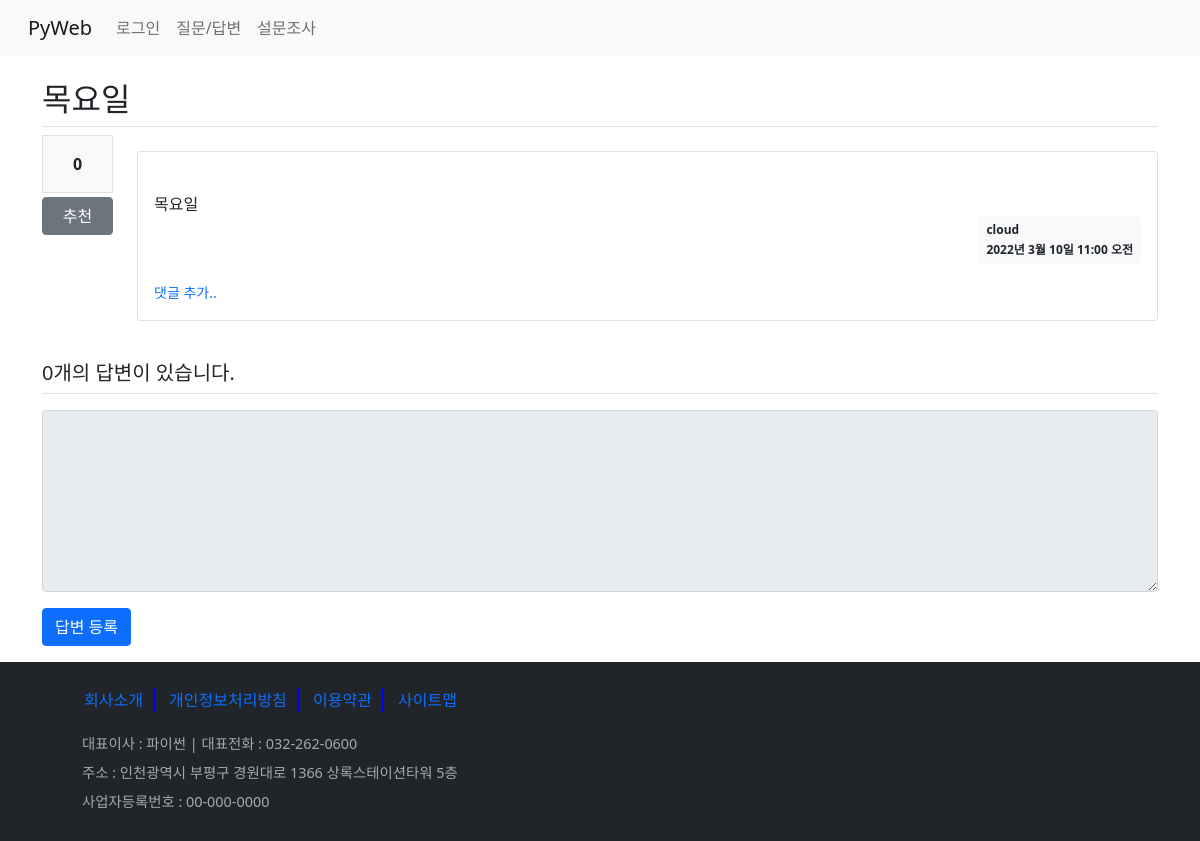
Page /board/24/ on the earlier database version.
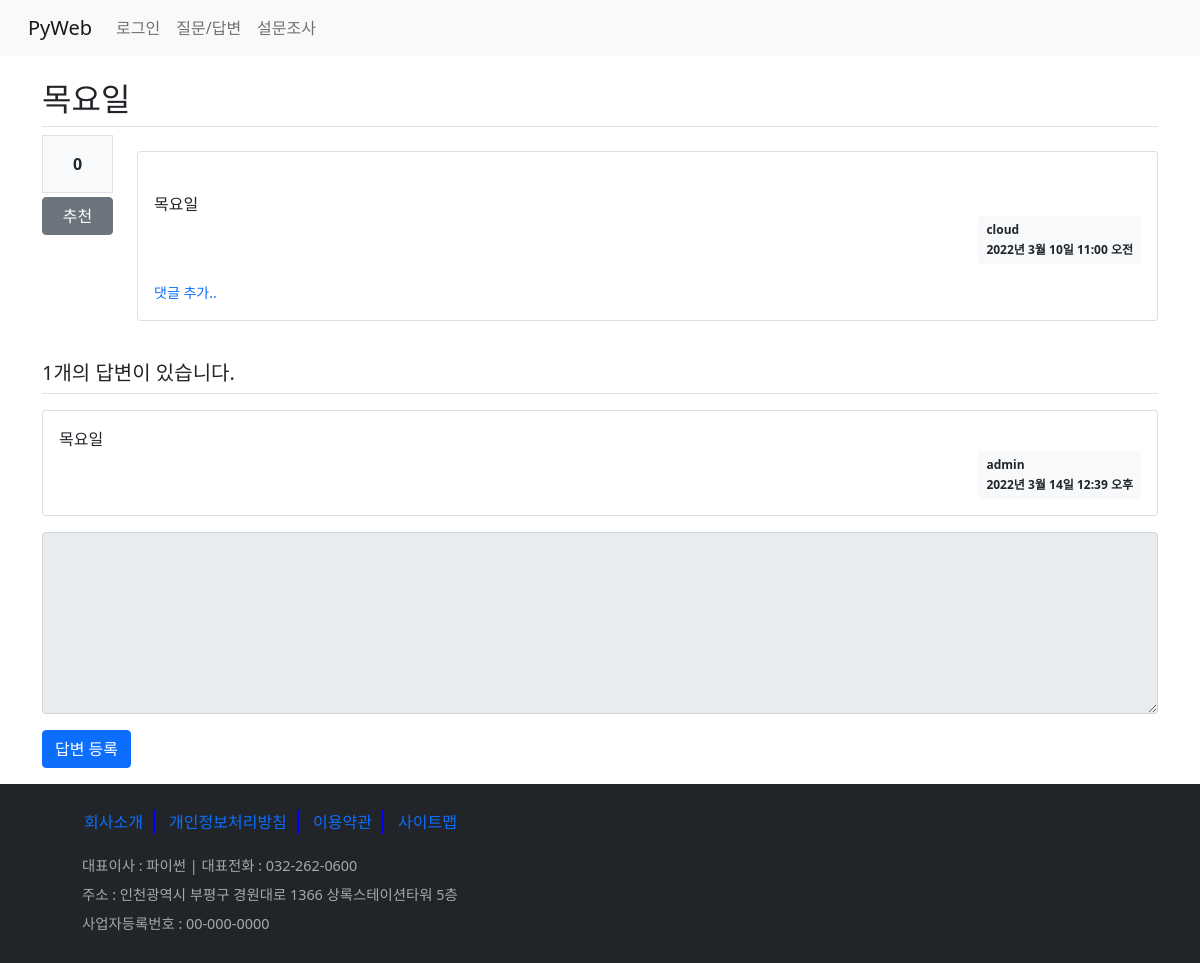
Same page on the later database version.
### board/models.py (models this page shows, shortened)
class Question(models.Model):
    subject = models.CharField(max_length=200)
    content = models.TextField()
    create_date = models.DateTimeField()        # not null
    modify_date = models.DateTimeField(null=True, blank=True) # db에서 null 허용, blank 폼 데이터
    author = models.ForeignKey(User, on_delete=models.CASCADE, related_name='author_question') # user의 username와 외래키 설
    voter = models.ManyToManyField(User, related_name='voter_question')    # 추천수 - 다대다 관계

class Answer(models.Model):
    content = models.TextField()
    create_date = models.DateTimeField()
    modify_date = models.DateTimeField(null=True, blank=True)
    question = models.ForeignKey(Question, on_delete=models.CASCADE)
    author = models.ForeignKey(User, on_delete=models.CASCADE)

### board/views/base_views.py (the view)
# urls.py: path('<int:question_id>/', base_views.detail, name='detail'), #127.0.0.1:8000/board/1/
def detail(request, question_id):
    question = get_object_or_404(Question, pk=question_id)  #url경로 오류 처리
    context = {'question':question}
    return render(request, 'board/detail.html', context)

### templates/board/detail.html (shortened to what this page needs)
{% extends 'base.html' %}
{% block content %}
    <div class="container my-3">
       <h2 class="border-bottom py-2">{{ question.subject }}</h2>
        <div class="row">
            <div class="col-1">
                <div class="bg-light text-center border p-3 font-weight-bolder">
                     {{ question.voter.count }}
                </div>
                <a href="#" data-uri="{% url 'board:vote_question' question.id %}"
                   class="recommend btn btn-secondary btn-block my-1">추천</a>
            </div>
            <div class="col-11">
                <div class="card my-3">
                    <div class="card-body">
                        <div class="card-text" style="white-space:pre-line">
                            {{ question.content }}
                        </div>
                        <div class="d-flex justify-content-end">
                            <div class="badge badge-light text-dark p-2 text-left">
                                <div class="mb-2">{{ question.author }}</div>
                                <div>{{ question.create_date }}</div>
                            </div>
                        </div>
                        <div>
                            <a href="{% url 'board:comment_create_question' question.id %}"
                                class="text-decoration-none small">댓글 추가..</a>
                        </div>
                    </div>
                </div>
            </div>
        </div>
        <h5 class="border-bottom my-3 py-2">
            {{ question.answer_set.count }}개의 답변이 있습니다.
        </h5>
        {% for answer in question.answer_set.all %}
        <div class="card my-3">
            <div class="card-body">
                <div class="card-text" style="white-space:pre-line">{{ answer.content }}</div>
                <div class="d-flex justify-content-end">
                    <div class="badge badge-light badge text-dark p-2 text-left">
                        <div class="mb-2">{{ answer.author }}</div>
                        <div>{{ answer.create_date }}</div>
                    </div>
                </div>
            </div>
        </div>
        {% endfor %}
        <form action="{% url 'board:answer_create' question.id %}" method="post">
          <div class="form-group">
              <textarea name="content" rows="7" cols="60" class="form-control"
                        {% if not user.is_authenticated %} disabled {% endif %}></textarea>
          </div>
          <input type="submit" value="답변 등록" class="btn btn-primary">
      </form>
    </div>
{% endblock %}

Differences in the rows shown:
computed for Question "목요일": answer_set.count "0" → "1"
added Answer: content "목요일", author "admin", create_date "2022년 3월 14일 12:39 오후"
